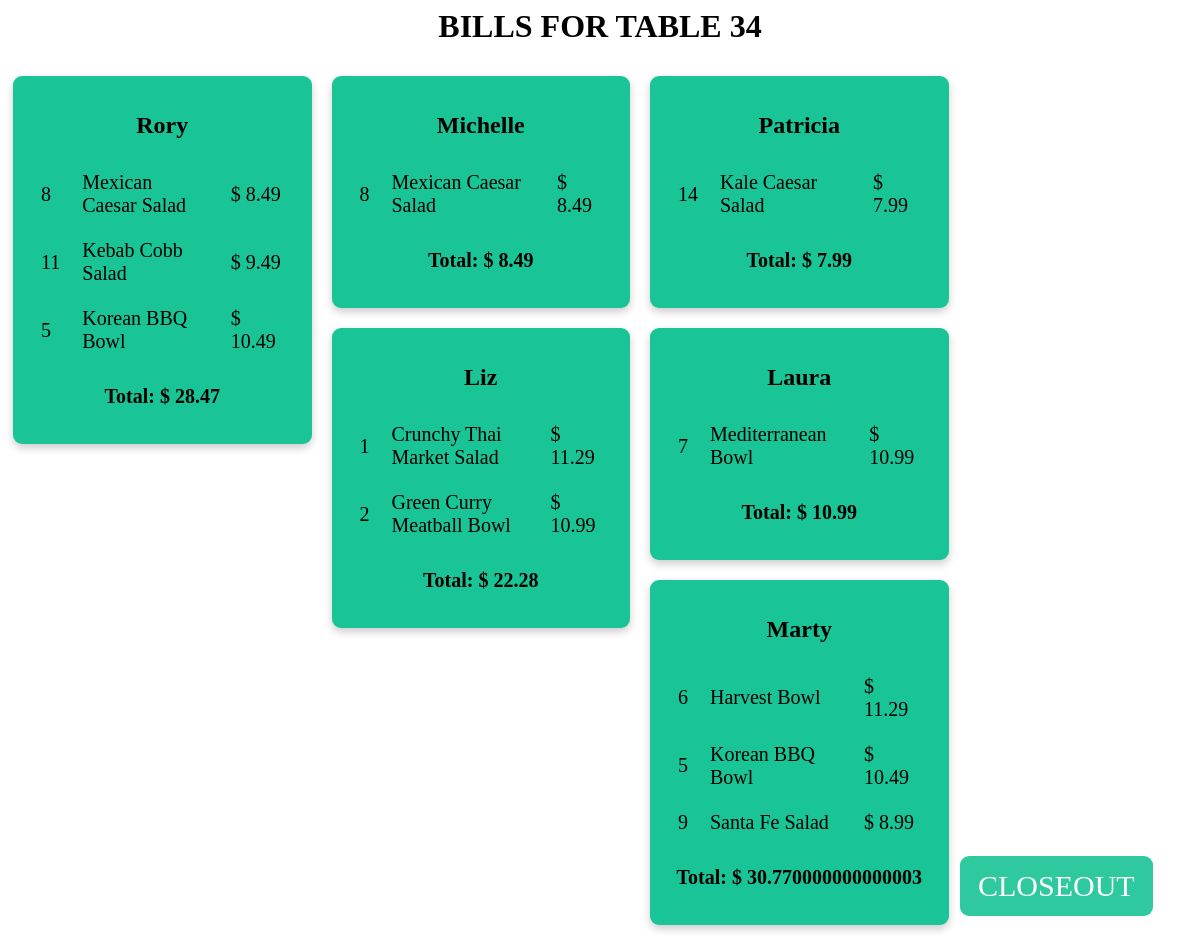
The page /manageTables/34/splitBills/ on the database its author committed.
### manageTables/models.py (models this page shows)
class Customer(models.Model):
    table = models.ForeignKey(ActiveTables,on_delete=models.CASCADE)
    name = models.CharField(max_length=200,null=True)

### home/models.py (models this page shows, shortened)
class Choice(models.Model):
    item = models.ForeignKey(Item,on_delete=models.CASCADE)
    quantity = models.IntegerField(default=0)
    table = models.ForeignKey(ActiveTables,on_delete=models.CASCADE,null=True)  #so choices can be associated to tables without having to be claimed by customers yet
    customer = models.ForeignKey(Customer,on_delete=models.CASCADE,null=True)   # so choices can be associated to specific customers
    date = models.DateTimeField('date of purchase')

class Item(models.Model):
    item_id = models.IntegerField(default=0)
    item_name = models.CharField(max_length=200)
    price = models.FloatField(default=0)
    ingredients = models.CharField(max_length=200)
    calories = models.IntegerField(default=0)
    vegan = models.CharField(max_length=3)
    image = models.FilePathField(path=r'C:\Users\Alex\Documents\PythonPractice\databases\foodelf\home\images')
    description = models.CharField(max_length=200)

### manageTables/views.py (the view)
# urls.py: path('<int:table_id>/splitBills/', views.splitBills, name='splitBills'),
def splitBills(request,table_id):
    table = get_object_or_404(ActiveTables, pk=table_id)
    customers = []
    for person in table.customer_set.all():
        customers.append(person)
    context = {"customers":customers,"table_id":table_id}
    return render(request,"splitBills.html",context)

### manageTables/templatetags/manageTables_filters.py (called while the page is built)
@register.filter
def getChoices(customer):
    choice_list = []
    for choice in customer.choice_set.all():
        choice_list.append(choice)
    return choice_list

@register.filter
def calculateTotal(customer):
    total = 0.0
    for choice in customer.choice_set.all():
        total += choice.item.price
    return total

### manageTables/templates/splitBills.html (shortened to what this page needs)
{% load static%}
{% load humanize %}
{% load manageTables_filter %}
<html lang="en">
    <head>
        <link rel="stylesheet" type="text/css" href="{% static "manageTables/css/splitBills.css" %} ">
    {% load static %}
    </head>
    <body>
        <h1 align="center">BILLS FOR TABLE {{table_id}}</h1>
        <div id="bill_List" class="row" style="font-family: Quicksand-Regular;">
        {% for person in customers %}
                <div class="column">
                    <div class="card" style="font-family: Quicksand-Regular;">
                        <h2 align="center" style="font-family: Quicksand-Regular;">{{person.name}}</h2>
                        <table align="center" cellpadding="10" style="font-family: Quicksand-Regular;">
                            {% for choice in person|getChoices %}
                            <tr>
                                <td style="font-family: Quicksand-Regular;">{{choice.item.item_id}}</td>
                                <td style="font-family: Quicksand-Regular;">{{choice.item.item_name}}</td>
                                <td style="font-family: Quicksand-Regular;">$ {{choice.item.price}}</td>
                            </tr>
                            {% endfor %}
                        </table>
                        <p align="center" style="font-family: Quicksand-Regular;"><strong>Total: $ {{person|calculateTotal}}</strong></p>
                    </div>
                </div>
        {% endfor %}
        </div>
        <form action="{%url "manageTables:closeoutTable" table_id %}">
            <button style="font-family: Quicksand-Regular;" type="submit" class="abs_btn">CLOSEOUT</button>
        </form>
    </body>
</html>

### manageTables/static/manageTables/css/splitBills.css (style rules this page uses)
table { font-family: Quicksand-Regular; font-size:20px; }
p { font-family: Quicksand-Regular; font-size:20px; }
.abs_btn { height:60px; position:fixed; left:80%; top:90%; background-color: #19C496; border-radius: 9px; font-family: Quicksand-Regular; font-size: 30px; color: white; padding: 12px 18px; border: none; cursor: pointer; opacity: 0.9; }
.column { float: left; width: 25%; padding: 0 10px; }
.row { margin: 0 -5px; }
.row:after { content: ""; display: table; clear: both; }
.card { box-shadow: 0 4px 8px 0 rgba(0, 0, 0, 0.2); padding: 16px; text-align: center; background-color: #19C496; margin-top: 10px; border-radius: 9px; margin-bottom: 10px; color: black; }

### rows shown on the page
Customer: name "Rory", id.price "28.47"
Choice: item.item_id "8", item.item_name "Mexican Caesar Salad", item.price "8.49"
Choice: item.item_id "11", item.item_name "Kebab Cobb Salad", item.price "9.49"
Choice: item.item_id "5", item.item_name "Korean BBQ Bowl", item.price "10.49"
Customer: name "Michelle", id.price "8.49"
Choice: item.item_id "8", item.item_name "Mexican Caesar Salad", item.price "8.49"
Customer: name "Patricia", id.price "7.99"
Choice: item.item_id "14", item.item_name "Kale Caesar Salad", item.price "7.99"
Customer: name "Liz", id.price "22.28"
Choice: item.item_id "1", item.item_name "Crunchy Thai Market Salad", item.price "11.29"
Choice: item.item_id "2", item.item_name "Green Curry Meatball Bowl", item.price "10.99"
Customer: name "Laura", id.price "10.99"
Choice: item.item_id "7", item.item_name "Mediterranean Bowl", item.price "10.99"
Customer: name "Marty", id.price "30.770000000000003"
Choice: item.item_id "6", item.item_name "Harvest Bowl", item.price "11.29"
Choice: item.item_id "5", item.item_name "Korean BBQ Bowl", item.price "10.49"
Choice: item.item_id "9", item.item_name "Santa Fe Salad", item.price "8.99"

### other values the page prints
{{ table_id }} "34"
